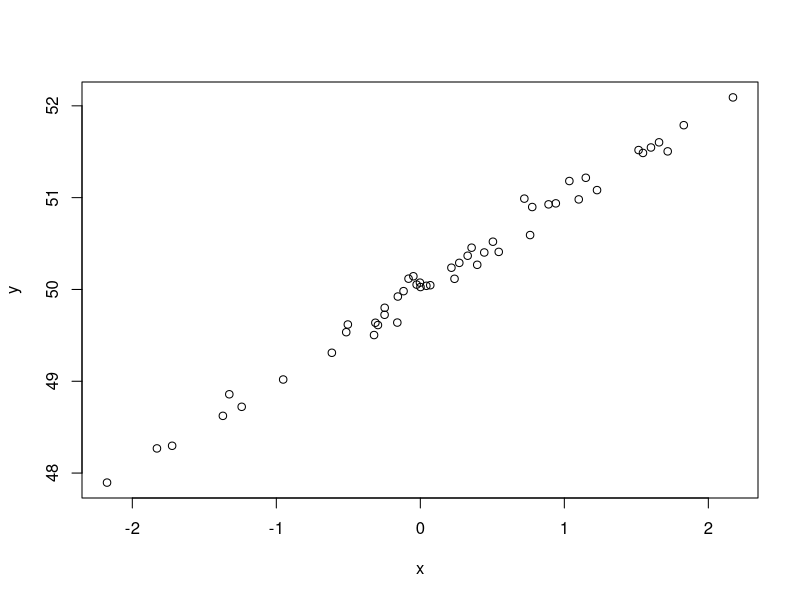

Reproduce this figure in R.
# vector 객체 생성
x<-c(1,3,2,5)
x

x<-c(1,6,2)
y<-c(1,4,3)
x
y
length(x)
length(y)

x+y
x-y
x*y
x/y

union(x,y)
setdiff(x,y)
intersect(x,y)

a<-"park"
ls()            #객체 리스트
rm(a)
rm(list=ls())    #객체 전체 삭제


# Matrix 객체 생성
x<-matrix(c(1,2,3,4), nrow=2,ncol=2)
x
? matrix
y <- matrix(c(1,2,3,4),2,2,byrow=T)
y
sqrt(x)
x^2
x*x
x%*%x

A<- matrix(1:16,4,4)
A
A[3,3]
A[3:4,3:4]
A[-c(3:4),-c(3:4)]
A[-c(3:4)]
A[-c(3:4),]

length(A)
dim(A)

# Random Samples from Normal dist N(0,1)
x <- rnorm(50)
x <- rnorm(50, 0,1)
y <- x + rnorm(50,50,0.1)
x
y
cor(x,y)
plot(x,y)

set.seed(3)
y <- rnorm(100)
y
mean(y)
var(y)
sd(y)
sqrt(var(y))
